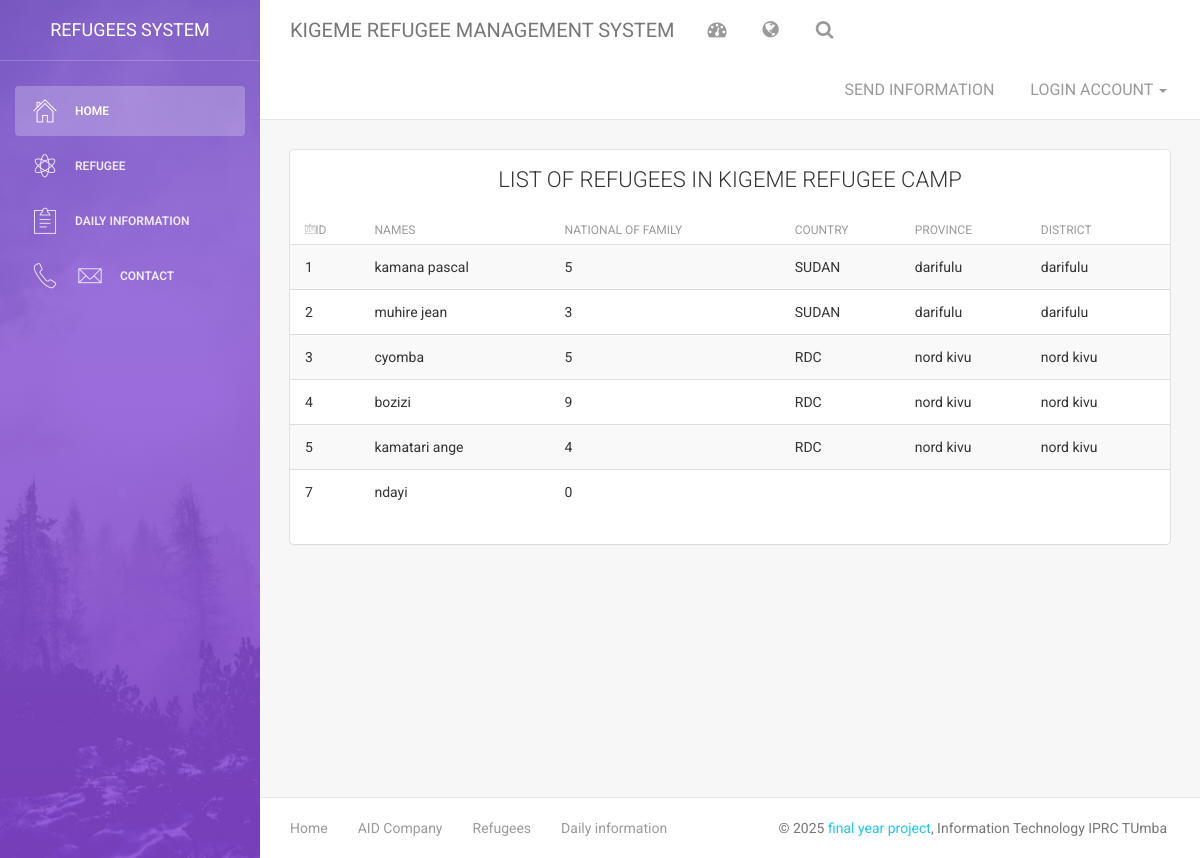
Page /refugee.php on the committed database.
### tables this page shows
CREATE TABLE `refugees` (
  `id` int(11) NOT NULL,
  `Names` varchar(60) NOT NULL,
  `N_id` varchar(16) NOT NULL,
  `N_of_family_M` int(10) NOT NULL,
  `phone` varchar(13) NOT NULL,
  `country` varchar(20) NOT NULL,
  `province` varchar(20) NOT NULL,
  `district` varchar(20) NOT NULL,
  `all_member_of_family` text NOT NULL,
  `r_country` varchar(20) NOT NULL
);

### refugee.php (the view, shortened to what this page needs)
<!doctype html>
<html lang="en">
<head>
	<?php include("head_bootstap.php");?>
</head>
<body>
<div class="wrapper">
    <div class="sidebar" data-color="purple" data-image="assets/img/sidebar-5.jpg">
    	<?php
       include("left_panel_menu.php");
        ?>
    <div class="main-panel">
        <?php
         include("up_dashboard.php");
        ?>
        <div class="content">
            <div class="container-fluid">
                <div class="row">
                    <div class="col-md-12">
                        <div class="card">
                            <div class="header">
                               <h4 class="title"><center>LIST OF REFUGEES IN KIGEME REFUGEE CAMP</center></h4>
                            </div>
                            <div class="content table-responsive table-full-width">
                                <table class="table table-hover table-striped">
                                   <thead>
                                        <th><i class="pe-7s-id"></i>ID</th>
                                        <th>Names </th>
                                        <th>National of family</th>
                                        <th>Country</th>
                                        <th>province</th>
                                        <th>District</th>
                                    </thead>
                                    <tbody>
                                         <?Php
class refugees{
  function __construct(){
try{
  include 'code/connection.php';
  $a=$con->prepare("SELECT * FROM `refugees`");
  $a->execute();
  while($row=$a->fetch(PDO::FETCH_ASSOC)){
  ?>
                                        <tr>
                                            <td><?php echo $row['id']; ?></td>
                                            <td><?php echo $row['Names']; ?></td>
                                            <td><?php echo $row['N_of_family_M']; ?></td>
                                            <td><?php echo $row['country']; ?></td>
                                            <td><?php echo $row['province']; ?></td>
                                            <td><?php echo $row['district']; ?></td>
                                        </tr>
                                         <?php
}
}catch(PDOException $e){echo"connetion error";}
  }
}
$obj=new refugees();
?>
                                    </tbody>
                                </table>
                            </div>
                        </div>
                    </div>
                     </div>
                </div>
                </div>
                                <?php
        include("footer.php");
        ?>
            </div>
        </div>
</body>
</html>

### rows in the picture
refugees: id "1", Names "kamana pascal", N_of_family_M "5", country "SUDAN", province "darifulu", district "darifulu"
refugees: id "2", Names "muhire jean", N_of_family_M "3", country "SUDAN", province "darifulu", district "darifulu"
refugees: id "3", Names "cyomba", N_of_family_M "5", country "RDC", province "nord kivu", district "nord kivu"
refugees: id "4", Names "bozizi", N_of_family_M "9", country "RDC", province "nord kivu", district "nord kivu"
refugees: id "5", Names "kamatari ange", N_of_family_M "4", country "RDC", province "nord kivu", district "nord kivu"
refugees: id "7", Names "ndayi", N_of_family_M "0"
